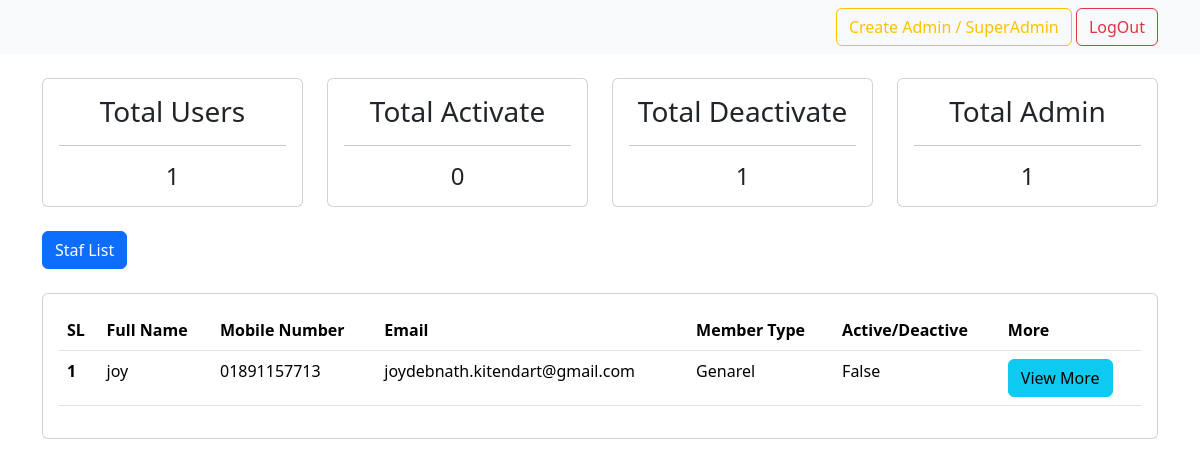
Before: /dashboard/ (signed in) with the older database file.
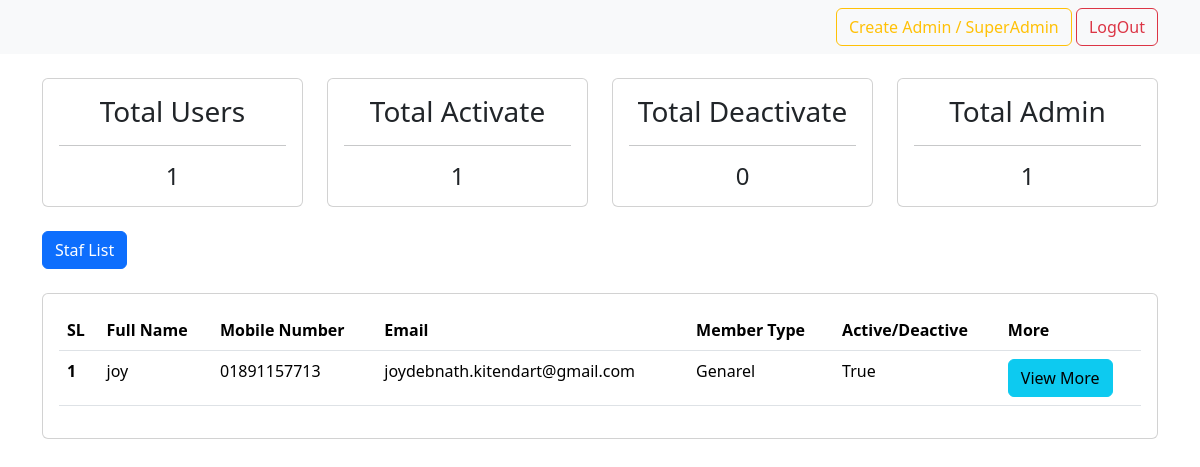
After: the same page with the newer database file.
### accounts/models.py (models this page shows, shortened)
class UserRegistrationForm(models.Model):
    user = models.OneToOneField(User, null=True, blank=True, on_delete= models.CASCADE)
    b_pharm_roll_no = models.CharField(max_length=100, null=True, blank=True)
    m_pharm_roll_no = models.CharField(max_length=100, null=True, blank=True)
    date_of_birth = models.CharField(max_length=10, null=True, blank=True)
    blood_group = models.CharField(max_length=3, null=True, blank=True)
    name_of_spouse = models.CharField(max_length=150, null=True, blank=True)
    marriage_date = models.CharField(max_length=10, null=True, blank=True)
    no_of_kids = models.IntegerField(null=True, blank=True)
    hobbies = models.CharField(max_length=150, null=True, blank=True)
    present_address = models.CharField(max_length=250, null=True)
    permanent_address = models.CharField(max_length=250, null=True, blank=True)
    designation_and_department = models.CharField(max_length=100, null=True, blank=True)
    organization = models.CharField(max_length=150, null=True, blank=True)
    organization_address = models.CharField(max_length=250, null=True, blank=True)
    MEMBERSHIP_STATUS = (
        ('Genarel', 'Genarel'),
        ('Associate', 'Assicuate')
    )
    membership_status = models.CharField(max_length=200, null=True, blank=True, choices=MEMBERSHIP_STATUS)
    is_publish = models.BooleanField(('publish'), default=False, help_text=(
        'Designates whether this user should be treated as active. '
            'Unselect this instead of deleting accounts.'))

class User(AbstractUser):
    full_name = models.CharField(max_length=150, null=True)
    email = models.EmailField(unique=True, null=True)
    mobile_number = models.CharField(max_length=11, null=True, unique=True)
    profile_picture = models.ImageField(upload_to='profile/', null=True, blank=True, default='user-default/avatar.png')
    USERNAME_FIELD = 'mobile_number'
    REQUIRED_FIELDS = ['username']

### dashboard/views.py (the view)
# urls.py: path('', views.dashboardhome, name="dashboard"),
def dashboardhome(request):
    user = request.user
    users = UserRegistrationForm.objects.all()
    admins = AdminRegister.objects.all()
    if user.is_staff or user.is_superuser:
        activecount = users.filter(is_publish=True).count()
        dactivecount = users.filter(is_publish=False).count()
        admincount = admins.filter().count()
        context = {'users': users, 'activecount': activecount,
                   'dactivecount': dactivecount, 'admincount': admincount
                   }
        return render(request, 'dashboard/dashboard_home.html', context)
    else:
        return render(request, 'dashboard/not_authrized.html')

### dashboard/templates/dashboard/dashboard_home.html (shortened to what this page needs)
{% extends 'dashboard/base.html' %}
{% block content %}
<br>
<div class="container">
    <div class="row">
        <div class="col">
            <div class="card">
                <div class="card-body">
                    <h3 class="card-title text-center">Total Users</h3>
                    <hr>
                    <h4 class="card-text text-center">{{ users.count }}</h4>
                </div>
            </div>
        </div>
        <div class="col">
            <div class="card">
                <div class="card-body">
                    <h3 class="card-title text-center">Total Activate</h3>
                    <hr>
                    <h4 class="card-text text-center">{{ activecount }}</h4>
                </div>
            </div>
        </div>
        <div class="col">
            <div class="card">
                <div class="card-body">
                    <h3 class="card-title text-center">Total Deactivate</h3>
                    <hr>
                    <h4 class="card-text text-center">{{ dactivecount }}</h4>
                </div>
            </div>
        </div>
        <div class="col">
            <div class="card">
                <div class="card-body">
                    <h3 class="card-title text-center">Total Admin</h3>
                    <hr>
                    <h4 class="card-text text-center">{{ admincount }}</h4>
                </div>
            </div>
        </div>
    </div>
    <br>
    <div class="row">
        <div class="col">
            <a href="{% url 'admin-list' %}" class="btn btn-primary">Staf List</a>
        </div>
    </div>
    <br>
    <div class="row">
        <div class="col">
            <div class="card">
                <div class="card-body">
                    <table class="table">
                        <thead>
                          <tr>
                            <th scope="col">SL</th>
                            <th scope="col">Full Name</th>
                            <th scope="col">Mobile Number</th>
                            <th scope="col">Email</th>
                            <th scope="col">Member Type</th>
                            <th scope="col">Active/Deactive</th>
                            <th scope="col">More</td>
                          </tr>
                        </thead>
                        {% for obj in users %}
                        <tbody>
                          <tr>
                            <th scope="row">{{ forloop.counter }}</th>
                            <td>{{ obj.user.full_name }}</td>
                            <td>{{ obj.user.mobile_number }}</td>
                            <td>{{ obj.user.email }}</td>
                            <td>{{ obj.membership_status }}</td>
                            <td>{{ obj.is_publish }}</td>
                            <td><a href="{% url 'admin-user-info' obj.user.id %}" class="btn btn-info">View More</a></td>
                          </tr>
                        </tbody>
                        {% endfor %}
                      </table>
                </div>
            </div>
        </div>
    </div>
</div>
{% endblock %}

Changed rows visible on the page:
changed UserRegistrationForm "Genarel": is_publish "False" → "True"
Other visible differences:
{{ activecount }}: "0" → "1"
{{ dactivecount }}: "1" → "0"
